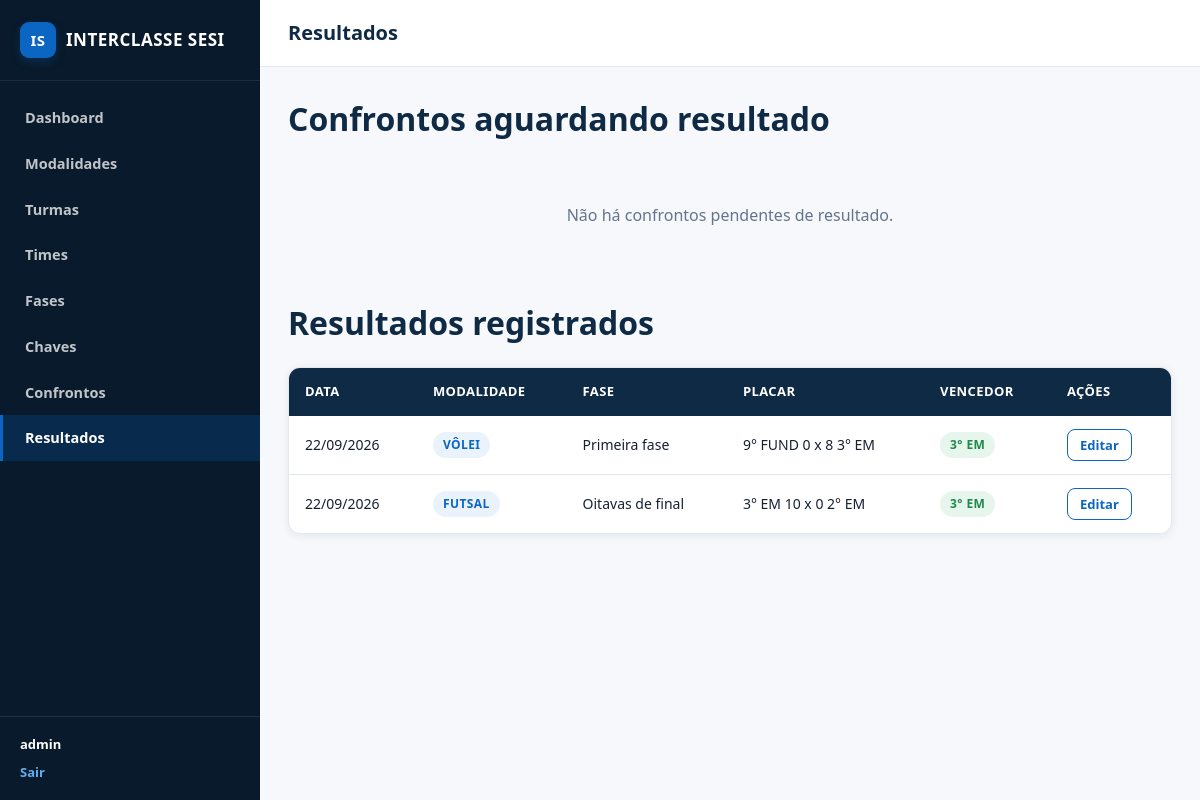
/admin/resultados.php (signed in), run on the app's committed database.
### tables this page shows
CREATE TABLE `resultados` (
  `RES_ID` int(11) NOT NULL AUTO_INCREMENT,
  `FK_CON_ID` int(11) NOT NULL,
  `RES_PONTUACAO_TIME_1` int(11) NOT NULL,
  `RES_PONTUACAO_TIME_2` int(11) NOT NULL,
  `FK_TIM_VENCEDOR_ID` int(11) NOT NULL,
  PRIMARY KEY (`RES_ID`),
  UNIQUE KEY `FK_CON_ID` (`FK_CON_ID`),
  KEY `FK_TIM_VENCEDOR_ID` (`FK_TIM_VENCEDOR_ID`),
  CONSTRAINT `resultados_ibfk_1` FOREIGN KEY (`FK_CON_ID`) REFERENCES `confrontos` (`CON_ID`),
  CONSTRAINT `resultados_ibfk_2` FOREIGN KEY (`FK_TIM_VENCEDOR_ID`) REFERENCES `times` (`TIM_ID`)
);

CREATE TABLE `confrontos` (
  `CON_ID` int(11) NOT NULL AUTO_INCREMENT,
  `FK_CHA_ID` int(11) NOT NULL,
  `FK_FAS_ID` int(11) NOT NULL,
  `FK_TIM_1_ID` int(11) DEFAULT NULL,
  `FK_TIM_2_ID` int(11) DEFAULT NULL,
  `FK_CON_ORIGEM_1_ID` int(11) DEFAULT NULL,
  `FK_CON_ORIGEM_2_ID` int(11) DEFAULT NULL,
  `CON_DATA` date DEFAULT NULL,
  `CON_HORA` time DEFAULT NULL,
  PRIMARY KEY (`CON_ID`),
  UNIQUE KEY `UQ_CONFRONTOS_ORIGEM` (`FK_CON_ORIGEM_1_ID`,`FK_CON_ORIGEM_2_ID`),
  KEY `FK_CHA_ID` (`FK_CHA_ID`),
  KEY `FK_FAS_ID` (`FK_FAS_ID`),
  KEY `FK_TIM_1_ID` (`FK_TIM_1_ID`),
  KEY `FK_TIM_2_ID` (`FK_TIM_2_ID`),
  KEY `FK_CONFRONTOS_ORIGEM_2` (`FK_CON_ORIGEM_2_ID`),
  CONSTRAINT `FK_CONFRONTOS_ORIGEM_1` FOREIGN KEY (`FK_CON_ORIGEM_1_ID`) REFERENCES `confrontos` (`CON_ID`) ON DELETE SET NULL,
  CONSTRAINT `FK_CONFRONTOS_ORIGEM_2` FOREIGN KEY (`FK_CON_ORIGEM_2_ID`) REFERENCES `confrontos` (`CON_ID`) ON DELETE SET NULL,
  CONSTRAINT `confrontos_ibfk_1` FOREIGN KEY (`FK_CHA_ID`) REFERENCES `chaves` (`CHA_ID`),
  CONSTRAINT `confrontos_ibfk_2` FOREIGN KEY (`FK_FAS_ID`) REFERENCES `fases` (`FAS_ID`),
  CONSTRAINT `confrontos_ibfk_3` FOREIGN KEY (`FK_TIM_1_ID`) REFERENCES `times` (`TIM_ID`),
  CONSTRAINT `confrontos_ibfk_4` FOREIGN KEY (`FK_TIM_2_ID`) REFERENCES `times` (`TIM_ID`),
  CONSTRAINT `CONSTRAINT_1` CHECK (`FK_TIM_1_ID` <> `FK_TIM_2_ID`)
);

CREATE TABLE `modalidades` (
  `MOD_ID` int(11) NOT NULL AUTO_INCREMENT,
  `MOD_NOME` varchar(100) NOT NULL,
  PRIMARY KEY (`MOD_ID`),
  UNIQUE KEY `MOD_NOME` (`MOD_NOME`)
);

CREATE TABLE `fases` (
  `FAS_ID` int(11) NOT NULL AUTO_INCREMENT,
  `FAS_NOME` varchar(50) NOT NULL,
  `FAS_ORDEM` int(10) unsigned NOT NULL,
  PRIMARY KEY (`FAS_ID`),
  UNIQUE KEY `FAS_NOME` (`FAS_NOME`)
);

CREATE TABLE `turmas` (
  `TUR_ID` int(11) NOT NULL AUTO_INCREMENT,
  `TUR_SERIE` varchar(30) NOT NULL,
  PRIMARY KEY (`TUR_ID`)
);

### includes/funcoes.php (called while the page is built, shortened)
<?php
function e(?string $valor): string
{
    return htmlspecialchars((string) $valor, ENT_QUOTES, 'UTF-8');
}
function formatarData(?string $dataIso): string
{
    $partes = explode('-', $dataIso);
    return sprintf('%02d/%02d/%04d', (int) $partes[2], (int) $partes[1], (int) $partes[0]);
}

### admin/resultados.php (the view, shortened to what this page needs)
<?php
require_once __DIR__ . '/../includes/funcoes.php';
$pdo = conectar();
$pendentes = $pdo->query(
    'SELECT c.CON_ID, c.CON_DATA, c.CON_HORA, m.MOD_NOME, f.FAS_NOME,
            c.FK_TIM_1_ID, c.FK_TIM_2_ID, tur1.TUR_SERIE AS TIME1_SERIE, tur2.TUR_SERIE AS TIME2_SERIE
     FROM CONFRONTOS c
     JOIN CHAVES cha ON cha.CHA_ID = c.FK_CHA_ID
     JOIN MODALIDADES m ON m.MOD_ID = cha.FK_MOD_ID
     JOIN FASES f ON f.FAS_ID = c.FK_FAS_ID
     JOIN TIMES t1 ON t1.TIM_ID = c.FK_TIM_1_ID
     JOIN TIMES t2 ON t2.TIM_ID = c.FK_TIM_2_ID
     JOIN TURMAS tur1 ON tur1.TUR_ID = t1.FK_TUR_ID
     JOIN TURMAS tur2 ON tur2.TUR_ID = t2.FK_TUR_ID
     LEFT JOIN RESULTADOS r ON r.FK_CON_ID = c.CON_ID
     WHERE r.RES_ID IS NULL
     ORDER BY c.CON_DATA ASC, c.CON_HORA ASC'
)->fetchAll();
$registrados = $pdo->query(
    'SELECT c.CON_ID, c.CON_DATA, m.MOD_NOME, f.FAS_NOME,
            c.FK_TIM_1_ID, c.FK_TIM_2_ID, tur1.TUR_SERIE AS TIME1_SERIE, tur2.TUR_SERIE AS TIME2_SERIE,
            r.RES_PONTUACAO_TIME_1, r.RES_PONTUACAO_TIME_2, r.FK_TIM_VENCEDOR_ID, turV.TUR_SERIE AS VENCEDOR_SERIE
     FROM RESULTADOS r
     JOIN CONFRONTOS c ON c.CON_ID = r.FK_CON_ID
     JOIN CHAVES cha ON cha.CHA_ID = c.FK_CHA_ID
     JOIN MODALIDADES m ON m.MOD_ID = cha.FK_MOD_ID
     JOIN FASES f ON f.FAS_ID = c.FK_FAS_ID
     JOIN TIMES t1 ON t1.TIM_ID = c.FK_TIM_1_ID
     JOIN TIMES t2 ON t2.TIM_ID = c.FK_TIM_2_ID
     JOIN TURMAS tur1 ON tur1.TUR_ID = t1.FK_TUR_ID
     JOIN TURMAS tur2 ON tur2.TUR_ID = t2.FK_TUR_ID
     JOIN TIMES tv ON tv.TIM_ID = r.FK_TIM_VENCEDOR_ID
     JOIN TURMAS turV ON turV.TUR_ID = tv.FK_TUR_ID
     ORDER BY c.CON_DATA DESC'
)->fetchAll();
include __DIR__ . '/../includes/header_admin.php';
?>
<div class="page-header">
    <h1>Confrontos aguardando resultado</h1>
</div>
<?php if (empty($pendentes)): ?>
    <div class="empty-state" style="margin-bottom:32px;">Não há confrontos pendentes de resultado.</div>
<?php endif; ?>
<div class="page-header">
    <h1>Resultados registrados</h1>
</div>
<?php if (empty($registrados)): ?>
    <div class="empty-state">Nenhum resultado registrado ainda.</div>
<?php else: ?>
    <div class="table-wrapper">
        <table>
            <thead>
                <tr>
                    <th>Data</th>
                    <th>Modalidade</th>
                    <th>Fase</th>
                    <th>Placar</th>
                    <th>Vencedor</th>
                    <th style="width:120px;">Ações</th>
                </tr>
            </thead>
            <tbody>
                <?php foreach ($registrados as $r): ?>
                    <tr>
                        <td><?= formatarData($r['CON_DATA']) ?></td>
                        <td><span class="badge badge-primary"><?= e($r['MOD_NOME']) ?></span></td>
                        <td><?= e($r['FAS_NOME']) ?></td>
                        <td><?= e($r['TIME1_SERIE']) ?> <?= (int) $r['RES_PONTUACAO_TIME_1'] ?> x <?= (int) $r['RES_PONTUACAO_TIME_2'] ?> <?= e($r['TIME2_SERIE']) ?></td>
                        <td><span class="badge badge-success"><?= e($r['VENCEDOR_SERIE']) ?></span></td>
                        <td>
                            <button type="button" class="btn btn-outline-dark btn-sm" data-abrir-modal="modal-editar-<?= (int) $r['CON_ID'] ?>">Editar</button>
                        </td>
                    </tr>
                <?php endforeach; ?>
            </tbody>
        </table>
    </div>
<?php endif; ?>
<?php include __DIR__ . '/../includes/footer_admin.php'; ?>

### css/style.css (style rules this page uses)
:root { --primary: #0f2a44; --primary-dark: #081a2b; --secondary: #0a66c2; --secondary-light: #2e7dcc; --accent: #0a66c2; --accent-dark: #084f96; --background: #f6f8fb; --white: #ffffff; --text: #172033; --muted: #64748b; --border: #e2e8f0; --success: #1d8a4b; --success-bg: #e6f6ed; --danger: #c0392b; --danger-bg: #fbe9e7; --warning-bg: #eaf3fc; --radius: 12px; --shadow: 0 2px 10px rgba(15, 42, 68, 0.08); --shadow-lg: 0 8px 30px rgba(15, 42, 68, 0.15); }
* { box-sizing: border-box; }
html, body { margin: 0; padding: 0; }
html { scroll-behavior: smooth; }
body { font-family: 'Segoe UI', Arial, Helvetica, sans-serif; background: var(--background); color: var(--text); line-height: 1.5; -webkit-font-smoothing: antialiased; text-rendering: optimizeLegibility; }
button, input, select, textarea { font-family: inherit; }
button { border: 0; }
h1, h2, h3, h4 { margin: 0 0 8px; font-weight: 700; color: var(--primary); }
.btn { display: inline-flex; align-items: center; justify-content: center; gap: 8px; padding: 10px 20px; border-radius: var(--radius); border: 1px solid transparent; font-size: 15px; font-weight: 600; cursor: pointer; transition: background .15s ease, color .15s ease, border-color .15s ease, transform .1s ease, box-shadow .15s ease; white-space: nowrap; }
.btn-outline-dark { background: transparent; color: var(--secondary); border-color: var(--secondary); }
.btn-sm { padding: 6px 12px; font-size: 13px; border-radius: 8px; }
.badge { display: inline-block; padding: 4px 10px; border-radius: 20px; font-size: 12px; font-weight: 700; text-transform: uppercase; letter-spacing: .4px; }
.badge-primary { background: #eaf3fc; color: var(--secondary); }
.badge-success { background: var(--success-bg); color: var(--success); }
.table-wrapper { overflow-x: auto; background: var(--white); border-radius: var(--radius); box-shadow: var(--shadow); border: 1px solid var(--border); }
table { width: 100%; border-collapse: collapse; min-width: 600px; }
thead th { background: var(--primary); color: var(--white); text-align: left; padding: 14px 16px; font-size: 13px; text-transform: uppercase; letter-spacing: .4px; white-space: nowrap; }
tbody td { padding: 13px 16px; border-bottom: 1px solid var(--border); font-size: 14px; }
tbody tr:last-child td { border-bottom: none; }
.empty-state { text-align: center; padding: 40px 20px; color: var(--muted); }
.page-header { display: flex; justify-content: space-between; align-items: center; margin-bottom: 20px; flex-wrap: wrap; gap: 12px; }
.page-header h1 { margin: 0; }

### data on the page
resultados: FK_CON_ID.CON_DATA "22/09/2026", modalidades.MOD_NOME "VÔLEI", fases.FAS_NOME "Primeira fase", turmas.TUR_SERIE "9° FUND", RES_PONTUACAO_TIME_1 "0", RES_PONTUACAO_TIME_2 "8", turmas.TUR_SERIE "3° EM"
resultados: FK_CON_ID.CON_DATA "22/09/2026", modalidades.MOD_NOME "FUTSAL", fases.FAS_NOME "Oitavas de final", turmas.TUR_SERIE "3° EM", RES_PONTUACAO_TIME_1 "10", RES_PONTUACAO_TIME_2 "0", turmas.TUR_SERIE "2° EM"

### other printed values
$_SESSION['usu_nome'] "admin"
$tituloPagina "Resultados"
